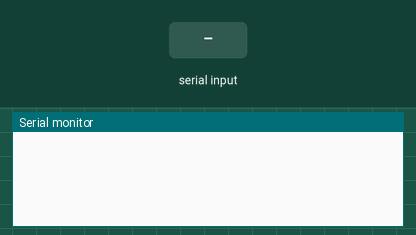
Simulated run of this sketch. Board: Arduino Uno, built with avr-gcc and run on an emulated ATmega328P. Shown: the last lines printed to the serial monitor. Inputs (shaded band) come from the test bench.

Above: at 1.2 s.
1.3 s: "90,45\n" received over Serial
At 2.0 s:
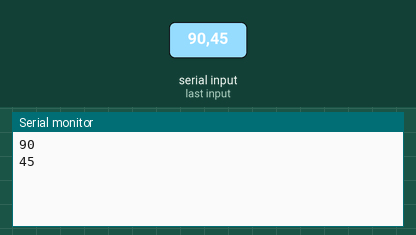
2.8 s: "30,150\n" received over Serial
At 5.1 s:
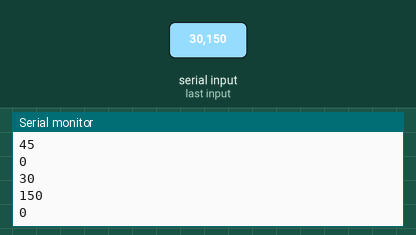
Timing chart, 0 to 6.6 s (numbered marks = the images above; inputs shaded):
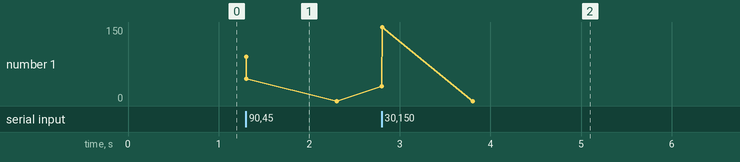

Measured:
- after the input at 1.3 s, the serial monitor: prints a new line at once (image 1)
- after the input at 2.8 s, the serial monitor: prints a new line at once (image 2)

The sketch:

Serial_read_1.ino
```cpp
/*********************************
INTERPOLATION


  The circuit:
   NIL

  By Author: PROJECT X

**********************************/


int x;
bool i = false;

void setup()
{

  while (!Serial);
  Serial.begin(9600);

}

void loop()
{
  if (Serial.available())
  {
    x = Serial.parseInt();
    Serial.println(x);
  }
}
```
